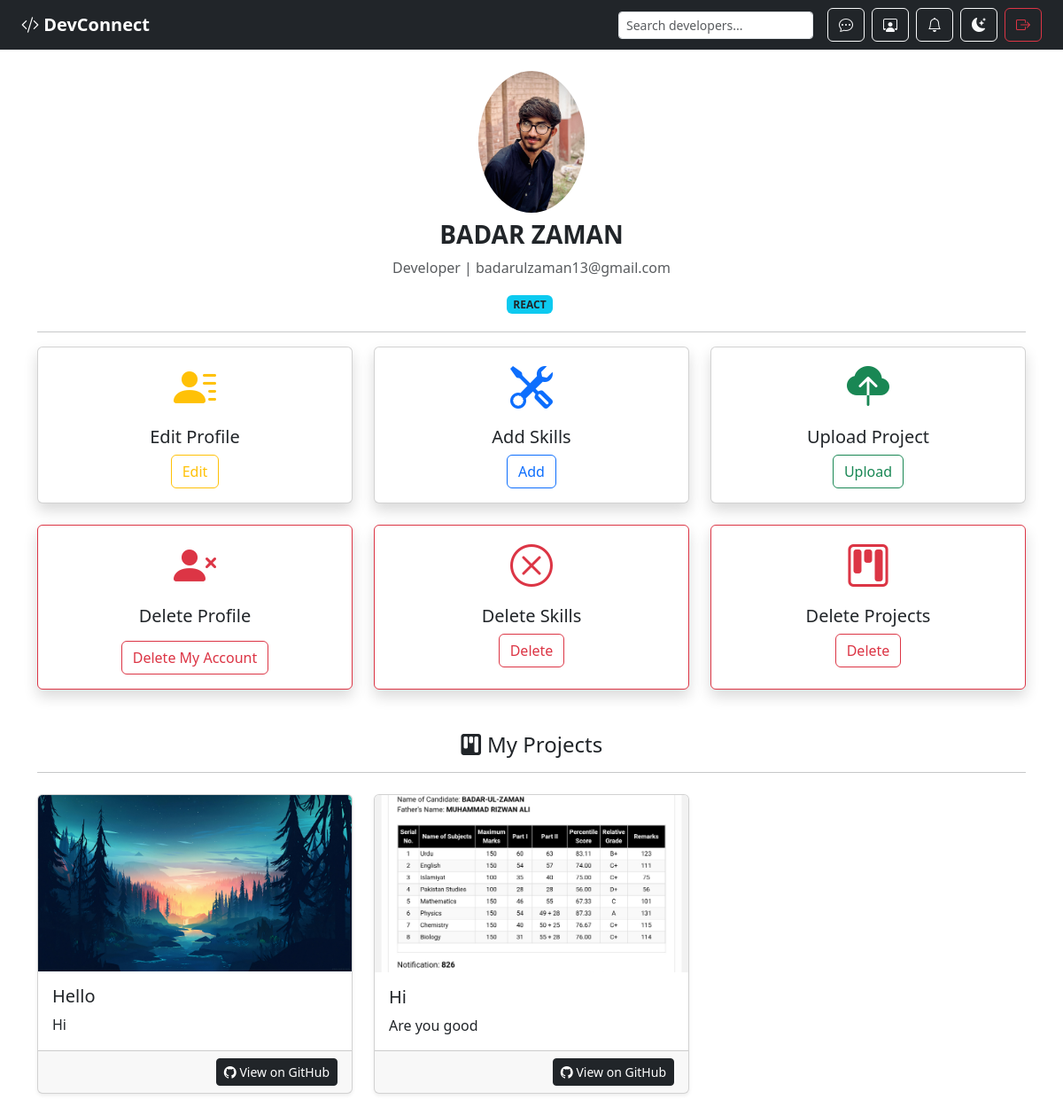
Screenshot of /profile_developer.php (signed in) with the database file from the repository.
### tables this page shows
CREATE TABLE `users` (
  `id` int(11) NOT NULL,
  `first_name` varchar(50) DEFAULT NULL,
  `last_name` varchar(50) DEFAULT NULL,
  `email` varchar(100) DEFAULT NULL,
  `contact` varchar(20) DEFAULT NULL,
  `dob` date DEFAULT NULL,
  `password` varchar(255) DEFAULT NULL,
  `user_type` enum('client','developer','admin') DEFAULT NULL,
  `profile_picture` varchar(255) DEFAULT NULL,
  `created_at` timestamp NOT NULL DEFAULT current_timestamp(),
  `skills` text DEFAULT NULL,
  `resume_file` varchar(255) DEFAULT NULL,
  `resume_path` varchar(255) DEFAULT NULL,
  `status` enum('active','frozen') DEFAULT 'active',
  `admin_seen` tinyint(1) DEFAULT 0
);

CREATE TABLE `projects` (
  `id` int(11) NOT NULL,
  `user_id` int(11) DEFAULT NULL,
  `title` varchar(100) DEFAULT NULL,
  `description` text DEFAULT NULL,
  `github_link` varchar(255) DEFAULT NULL,
  `image_path` varchar(255) DEFAULT NULL,
  `created_at` timestamp NOT NULL DEFAULT current_timestamp()
);

### profile_developer.php (the view, shortened to what this page needs)
<?php
require_once 'includes/db.php';
$user_id = $_SESSION['user_id'];
$stmt = $conn->prepare("SELECT * FROM users WHERE id = ?");
$stmt->bind_param("i", $user_id);
$stmt->execute();
$user = $stmt->get_result()->fetch_assoc();
$skills = [];
$res = $conn->query("SELECT skill FROM skills WHERE user_id = $user_id");
while ($row = $res->fetch_assoc()) {
  $skills[] = $row['skill'];
}
$projects = [];
$res2 = $conn->query("SELECT * FROM projects WHERE user_id = $user_id ORDER BY created_at DESC");
while ($row = $res2->fetch_assoc()) {
  $projects[] = $row;
}
$profile_image = file_exists("images/developer/" . $user['profile_picture']) ? $user['profile_picture'] : 'default.png';
?>
<!DOCTYPE html>
<html lang="en">
<head>
  <link rel="stylesheet" href="https://cdn.jsdelivr.net/npm/bootstrap@5.3.0/dist/css/bootstrap.min.css">
  <link rel="stylesheet" href="https://cdn.jsdelivr.net/npm/bootstrap-icons@1.10.5/font/bootstrap-icons.css">
</head>
<body>
<nav class="navbar navbar-expand-lg navbar-dark bg-dark px-4">
  <a class="navbar-brand fw-bold" href="#"><i class="bi bi-code-slash"></i> DevConnect</a>
  <div class="ms-auto d-flex align-items-center gap-2">
    <form class="d-flex me-2" method="GET" action="search_users.php">
      <input type="text" name="q" class="form-control form-control-sm" placeholder="Search developers..." required>
    </form>
        <a href="inbox.php" class="btn btn-outline-light" title="Inbox">
      <i class="bi bi-chat-dots"></i>
    </a>
    <a href="explore.php" class="btn btn-outline-light" title="Explore Jobs"><i class="bi bi-person-workspace"></i></a>
    <a href="developer_notifications.php" class="btn btn-outline-light position-relative" title="Notifications">
  <i class="bi bi-bell"></i>
</a>
    <button class="btn btn-outline-light" id="themeToggle" title="Toggle Theme">
      <i class="bi bi-moon-stars-fill"></i>
    </button>
    <a href="logout.php" class="btn btn-outline-danger"><i class="bi bi-box-arrow-right"></i></a>
  </div>
</nav>
<div class="container mt-4">
  <div class="text-center">
    <img src="images/developer/<?php echo $profile_image; ?>" class="rounded-circle" width="120">
    <h3 class="mt-2 fw-bold"><?php echo $user['first_name'] . ' ' . $user['last_name']; ?></h3>
    <p class="text-muted">Developer | <?php echo $user['email']; ?></p>
    <div id="skillsBadges">
      <?php foreach ($skills as $skill): ?>
        <span class="badge bg-info text-dark me-1 mb-1"><?php echo htmlspecialchars($skill); ?></span>
      <?php endforeach; ?>
    </div>
  </div>
  <hr>
  <div class="row row-cols-1 row-cols-md-3 g-4 text-center mb-4">
    <div class="col">
      <div class="card shadow h-100">
        <div class="card-body">
          <i class="bi bi-person-lines-fill display-5 text-warning"></i>
          <h5 class="card-title mt-3">Edit Profile</h5>
          <a href="edit_profile_developer.php" class="btn btn-outline-warning">Edit</a>
        </div>
      </div>
    </div>
    <div class="col">
      <div class="card shadow h-100">
        <div class="card-body">
          <i class="bi bi-tools display-5 text-primary"></i>
          <h5 class="card-title mt-3">Add Skills</h5>
          <a href="add_skills.php" class="btn btn-outline-primary">Add</a>
        </div>
      </div>
    </div>
    <div class="col">
      <div class="card shadow h-100">
        <div class="card-body">
          <i class="bi bi-cloud-upload-fill display-5 text-success"></i>
          <h5 class="card-title mt-3">Upload Project</h5>
          <a href="upload_project.php" class="btn btn-outline-success">Upload</a>
        </div>
      </div>
    </div>
    <div class="col">
      <div class="card shadow h-100 border-danger">
        <div class="card-body">
          <i class="bi bi-person-x-fill display-5 text-danger"></i>
          <h5 class="card-title mt-3">Delete Profile</h5>
          <button class="btn btn-outline-danger mt-2" onclick="deleteProfile()">Delete My Account</button>
        </div>
      </div>
    </div>
    <div class="col">
      <div class="card shadow h-100 border-danger">
        <div class="card-body">
          <i class="bi bi-x-circle display-5 text-danger"></i>
          <h5 class="card-title mt-3">Delete Skills</h5>
          <a href="delete_skills.php" class="btn btn-outline-danger">Delete</a>
        </div>
      </div>
    </div>
    <div class="col">
      <div class="card shadow h-100 border-danger">
        <div class="card-body">
          <i class="bi bi-kanban display-5 text-danger"></i>
          <h5 class="card-title mt-3">Delete Projects</h5>
          <a href="delete_project.php" class="btn btn-outline-danger">Delete</a>
        </div>
      </div>
    </div>
  </div>
  <h4 class="mt-5 text-center"><i class="bi bi-kanban-fill"></i> My Projects</h4>
  <hr class="mb-4">
  <div class="row">
    <?php foreach ($projects as $project): ?>
      <div class="col-md-4 mb-4">
        <div class="card h-100 shadow-sm">
          <?php if (!empty($project['image_path'])): ?>
            <img src="images/developer/<?php echo htmlspecialchars($project['image_path']); ?>" class="card-img-top" style="max-height: 200px; object-fit: cover;">
          <?php endif; ?>
          <div class="card-body">
            <h5 class="card-title"><?php echo htmlspecialchars($project['title']); ?></h5>
            <p class="card-text"><?php echo nl2br(htmlspecialchars($project['description'])); ?></p>
          </div>
          <?php if (!empty($project['github_link'])): ?>
          <div class="card-footer text-end">
            <a href="<?php echo htmlspecialchars($project['github_link']); ?>" target="_blank" class="btn btn-sm btn-dark">
              <i class="bi bi-github"></i> View on GitHub
            </a>
          </div>
          <?php endif; ?>
        </div>
      </div>
    <?php endforeach; ?>
  </div>
</div>
</body>
</html>

### rows the page displays
users: profile_picture (picture), first_name "BADAR", last_name "ZAMAN", email "badarulzaman13@gmail.com"
projects: image_path (picture), title "Hello", description "Hi"
projects: image_path (picture), title "Hi", description "Are you good"

### other values shown
$skill "REACT"
